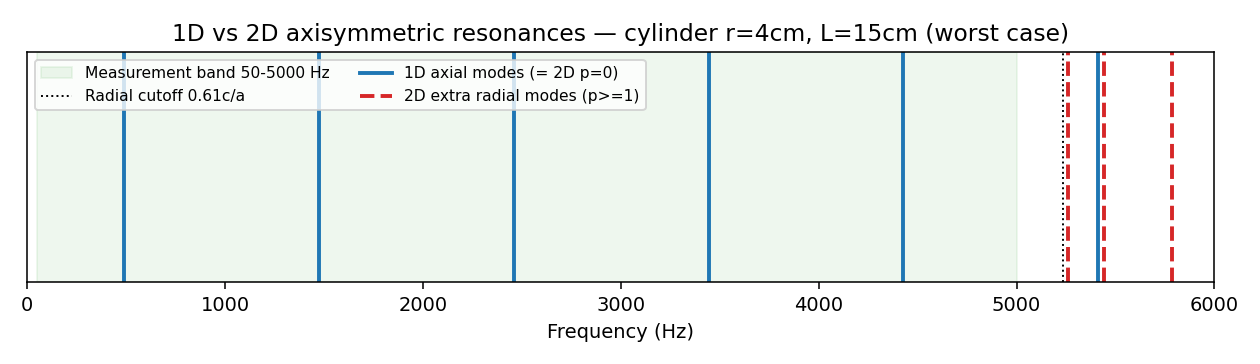

The script that saved this image:
"""
1D 평면파 TMM vs 2D 축대칭(on-axis) 공명 주파수 비교 — 유효대역 검증
=====================================================================
목적: 측정 대역(50~5000Hz)에서 1D TMM이 2D 축대칭 대비 유효한지 수치로 확인.

방법:
  폐-개 원형 실린더 공동(공기기둥)의 고유모드를 해석적으로 계산.
  - 축 방향(closed-open): k_z = (2q-1)·π / (2·L_eff),  q=1,2,...
  - 반지름 방향(rigid wall, m=0): k_r = α_p / a,  α_p = J0' 의 p번째 근
      (p=0 → k_r=0 = 평면파(=1D) 계열,  p≥1 → 2D가 추가하는 반경 모드)
  - f = c·sqrt(k_z² + k_r²) / (2π)
  on-axis 마이크는 각 모드(m≥1)를 못 봄(축상 마디)이라 m=0만 고려.
  실린더는 "반경 차단이 가장 낮은" 최악 케이스(넓을수록 낮음)라 상한 검증에 적합.

결론(아래 출력): r≤4cm에서 첫 반경 모드가 ≥5259Hz(대역 밖) → 대역 내 1D=2D.
"""
import numpy as np
from scipy.special import jnp_zeros
import matplotlib.pyplot as plt

C = 331.3 + 0.606 * 20.0          # 343.42 m/s  (core/materials.py 와 동일)
FMAX = 5000.0                     # 측정 대역 상한
ALPHA = np.concatenate([[0.0], jnp_zeros(0, 4)])   # J0' 근 (반경 m=0 고유값)


def modes_1d(a, L, fmax):
    """1D 축 방향(평면파) 공명."""
    Le = L + 0.6133 * a           # unflanged 관구보정
    fs, q = [], 1
    while True:
        f = (2 * q - 1) * C / (4 * Le)
        if f > fmax * 1.4:
            break
        fs.append(f); q += 1
    return np.array(fs)


def modes_2d_onaxis(a, L, fmax):
    """2D 축대칭 on-axis(m=0) 공명: (f, p=반경차수, q=축차수)."""
    Le = L + 0.6133 * a
    out = []
    for p, al in enumerate(ALPHA):
        kr, q = al / a, 1
        while True:
            kz = (2 * q - 1) * np.pi / (2 * Le)
            f = C * np.hypot(kz, kr) / (2 * np.pi)
            if f > fmax * 1.4:
                break
            out.append((f, p, q)); q += 1
    out.sort()
    return out


def summary_table():
    print("c = %.1f m/s,  band = 50..%.0f Hz\n" % (C, FMAX))
    hdr = ("r(cm)", "L(cm)", "0.61c/a", "1st radial f(1,1)", "#1D in band", "#extra 2D in band")
    print("%5s %5s %10s %18s %12s %18s" % hdr)
    for a_cm in (1.0, 2.0, 4.0):
        for L_cm in (5.0, 15.0):
            a, L = a_cm / 100, L_cm / 100
            f1d = modes_1d(a, L, FMAX)
            m2d = modes_2d_onaxis(a, L, FMAX)
            rad = [f for f, p, q in m2d if p >= 1]
            first_rad = min(rad) if rad else float("inf")
            n1d = int(((f1d >= 50) & (f1d <= FMAX)).sum())
            n_extra = sum(1 for f, p, q in m2d if p >= 1 and 50 <= f <= FMAX)
            print("%5.0f %5.0f %10.0f %18.0f %12d %18d"
                  % (a_cm, L_cm, 0.61 * C / a, first_rad, n1d, n_extra))


def make_figure(path):
    """최악 케이스(r=4cm, L=15cm) 공명 배치 그림."""
    a, L = 0.04, 0.15
    f1d = modes_1d(a, L, 6000)
    m2d = modes_2d_onaxis(a, L, 6000)
    fig, ax = plt.subplots(figsize=(9, 2.6))
    ax.axvspan(50, FMAX, color="tab:green", alpha=0.08, label="Measurement band 50-5000 Hz")
    for f in f1d:
        if f <= 6000:
            ax.axvline(f, color="tab:blue", lw=2)
    for f, p, q in m2d:
        if p >= 1 and f <= 6000:
            ax.axvline(f, color="tab:red", lw=2, ls="--")
    ax.axvline(0.61 * C / a, color="k", lw=1, ls=":", label="Radial cutoff 0.61c/a")
    ax.plot([], [], color="tab:blue", lw=2, label="1D axial modes (= 2D p=0)")
    ax.plot([], [], color="tab:red", lw=2, ls="--", label="2D extra radial modes (p>=1)")
    ax.set_xlim(0, 6000); ax.set_yticks([])
    ax.set_xlabel("Frequency (Hz)")
    ax.set_title("1D vs 2D axisymmetric resonances — cylinder r=4cm, L=15cm (worst case)")
    ax.legend(loc="upper left", fontsize=8, ncol=2)
    fig.tight_layout(); fig.savefig(path, dpi=140); plt.close(fig)
    print("\n[figure saved] %s" % path)


if __name__ == "__main__":
    summary_table()
    print("\n--- detail: r=4cm, L=15cm ---")
    for f, p, q in modes_2d_onaxis(0.04, 0.15, 6000):
        if 50 <= f <= 6000:
            tag = "  <-- RADIAL (new in 2D)" if p >= 1 else ""
            print("   %7.0f Hz  (p=%d, q=%d)%s" % (f, p, q, tag))
    import os
    make_figure(os.path.join(os.path.dirname(os.path.abspath(__file__)), "1d_vs_2d_validband.png"))
